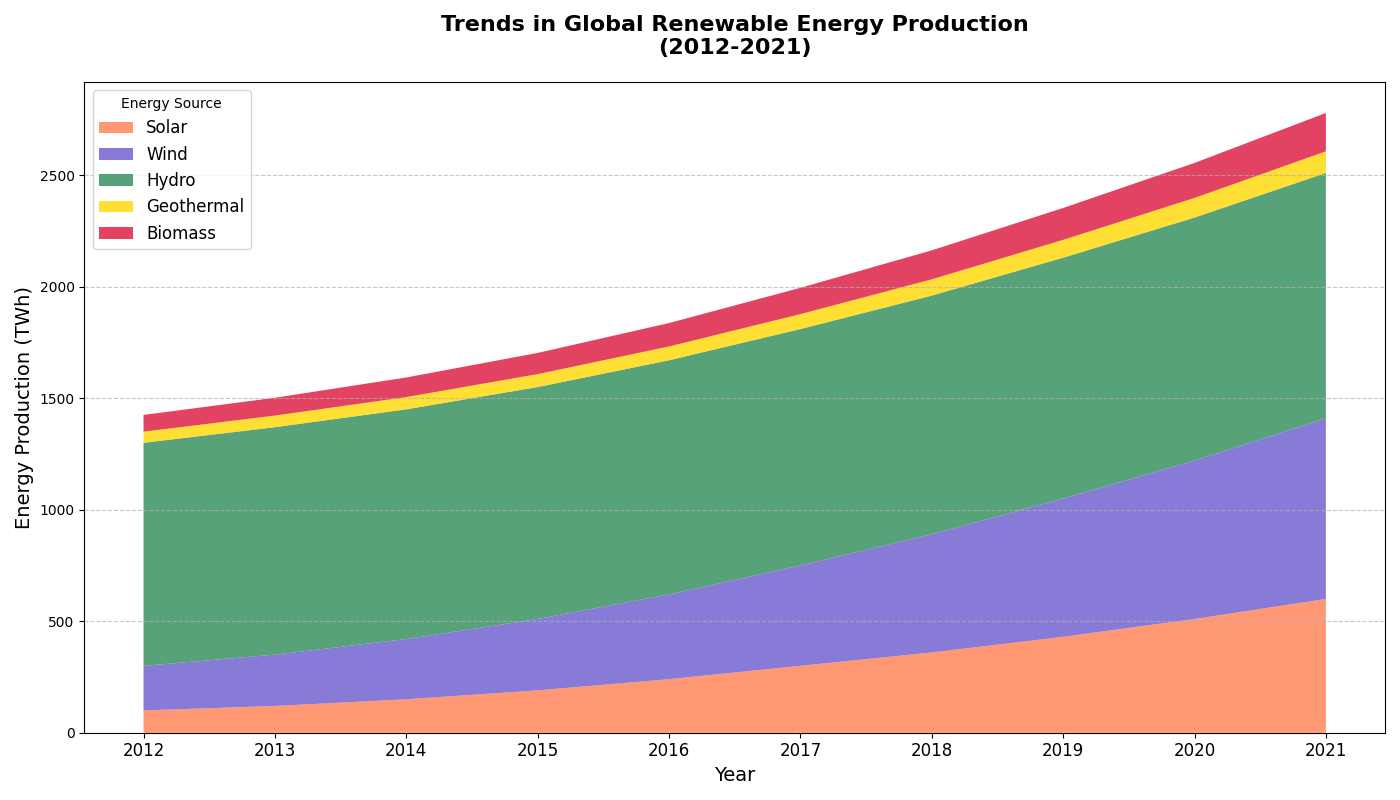

Write Python code to recreate this figure.
import matplotlib.pyplot as plt
import numpy as np

years = np.arange(2012, 2022)

solar = np.array([100, 120, 150, 190, 240, 300, 360, 430, 510, 600])
wind = np.array([200, 230, 270, 320, 380, 450, 530, 620, 710, 810])
hydro = np.array([1000, 1020, 1030, 1040, 1050, 1060, 1070, 1080, 1090, 1100])
geothermal = np.array([50, 52, 55, 58, 62, 67, 73, 80, 88, 97])
biomass = np.array([75, 80, 88, 95, 105, 118, 130, 143, 157, 172])

energy_sources = np.vstack([solar, wind, hydro, geothermal, biomass])

# New colors for each energy source
new_colors = ['#FF7F50', '#6A5ACD', '#2E8B57', '#FFD700', '#DC143C']

fig, ax = plt.subplots(figsize=(14, 8))

ax.stackplot(years, energy_sources, labels=['Solar', 'Wind', 'Hydro', 'Geothermal', 'Biomass'], colors=new_colors, alpha=0.8)

ax.set_title('Trends in Global Renewable Energy Production\n(2012-2021)', fontsize=16, fontweight='bold', pad=20)
ax.set_xlabel('Year', fontsize=14)
ax.set_ylabel('Energy Production (TWh)', fontsize=14)

ax.legend(loc='upper left', title='Energy Source', fontsize=12)

ax.set_xticks(years)
ax.set_xticklabels([str(year) for year in years], fontsize=12)

ax.yaxis.grid(True, linestyle='--', alpha=0.7)

plt.tight_layout()

plt.show()
